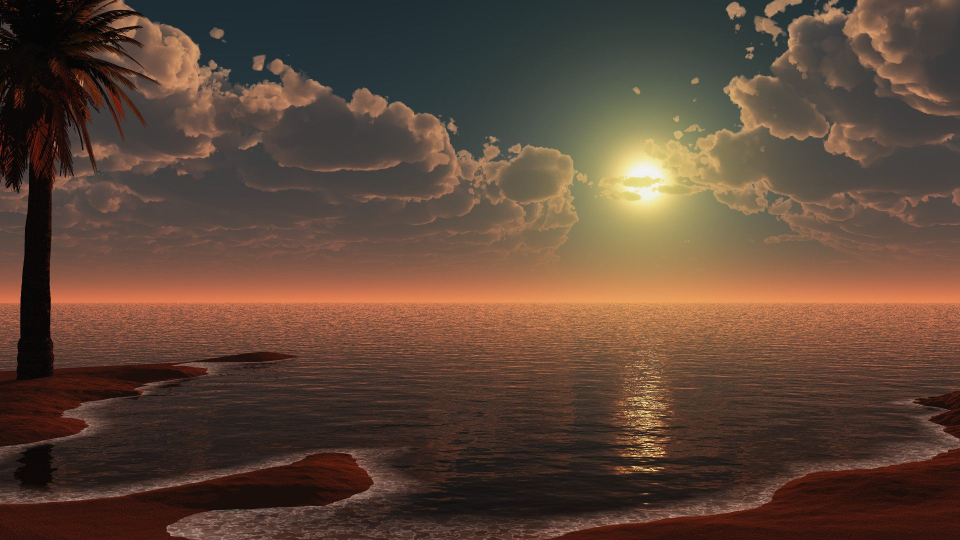
#> input picture img/1.jpg, 1920 x 1080 px (shown at 1/2 size)
$ python 5.py
#> lines starting #> are read from the running program, lines starting #| are printed output that depends on the picture
#  Transformações Geométricas: Rotação, Translação, Transformação de Perspectiva (Homografia), Correção de Distorção.

import cv2
import numpy as np

# Carregar a imagem
imagem = cv2.imread('./img/1.jpg')
#> imagem is the input picture: shape (1080, 1920, 3); mean B, G, R 56.1, 70.2, 93.4
altura, largura = imagem.shape[:2] # Obtém a altura e a largura da imagem
#> altura = 1080; largura = 1920

imagem_redimensionada = cv2.resize(imagem, (500, 500))
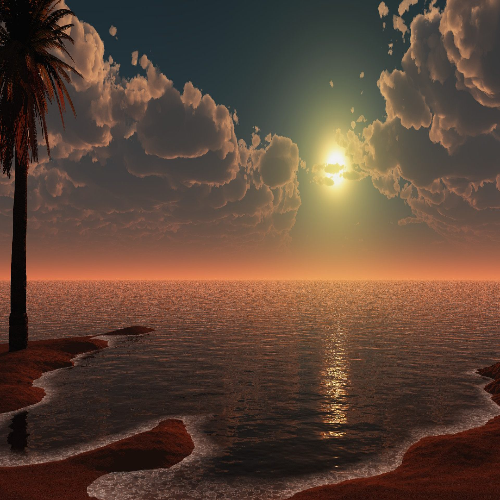
#> imagem_redimensionada: shape (500, 500, 3); mean B, G, R 56, 70.1, 93.3

# 1. Rotação
def rotacionar_imagem(imagem, angulo):
#> called with angulo = 60
    centro = (largura // 5, altura // 5)  # Calcula o centro da imagem para rotação
#> centro = (384, 216)
    # O centro é definido como 1/5 da largura e altura da imagem

    matriz_rotacao = cv2.getRotationMatrix2D(centro, angulo, 1.0)  # Cria a matriz de rotação com o centro especificado, ângulo e fator de escala. O fator de escala (1.0) indica que a imagem não será redimensionada durante a rotação

    # Aplica a transformação de rotação à imagem
    imagem_rotacionada = cv2.warpAffine(imagem, matriz_rotacao, (largura, altura))
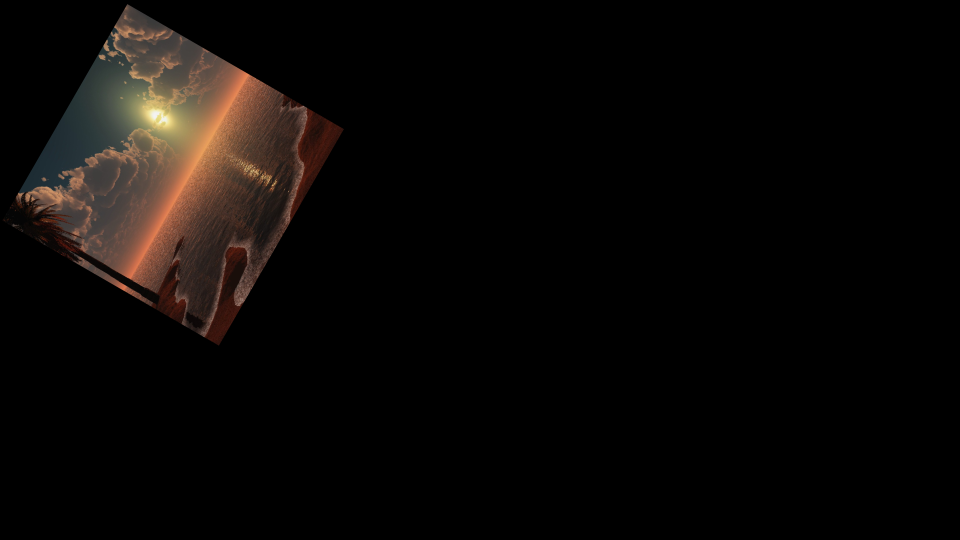
#> imagem_rotacionada: shape (1080, 1920, 3) (shown at 1/2 size); mean B, G, R 6.7, 8.5, 11.3

    return imagem_rotacionada

imagem_rotacionada = rotacionar_imagem(imagem_redimensionada, 60)
cv2.imshow('Imagem Rotacionada', imagem_rotacionada)
cv2.waitKey(0)
cv2.destroyAllWindows()

# 2. Translação
def transladar_imagem(imagem, deslocamento_x, deslocamento_y):

    # Cria a matriz de translação usando um array 2D
    # A matriz é definida como:
    # [[1, 0, deslocamento_x],  # Coluna 1: Fator de escala em x (1), sem rotação (0), e deslocamento em x
    #  [0, 1, deslocamento_y]]  # Coluna 2: Fator de escala em y (1), sem rotação (0), e deslocamento em y
    # 'deslocamento_x' e 'deslocamento_y' definem quantos pixels a imagem será movida
#> called with deslocamento_x = 500, deslocamento_y = 50
    matriz_translacao = np.float32([[1, 0, deslocamento_x], [0, 1, deslocamento_y]])

    # Aplica a transformação de translação à imagem
    # cv2.warpAffine recebe a imagem original, a matriz de translação e as dimensões da imagem (largura, altura)
    imagem_transladada = cv2.warpAffine(imagem, matriz_translacao, (largura, altura))
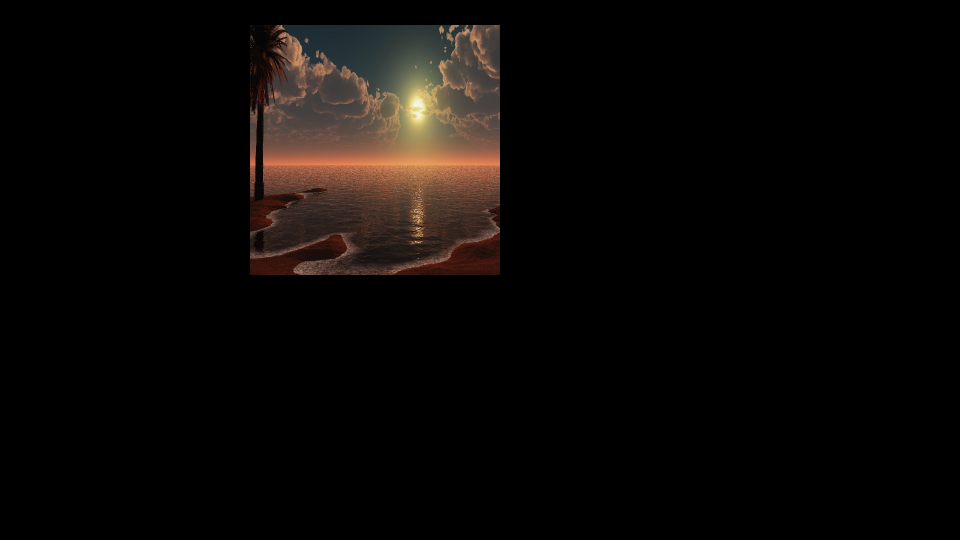
#> imagem_transladada: shape (1080, 1920, 3) (shown at 1/2 size); mean B, G, R 6.7, 8.5, 11.3

    return imagem_transladada

imagem_transladada = transladar_imagem(imagem_redimensionada, 500, 50)
cv2.imshow('Imagem Transladada', imagem_transladada)
cv2.waitKey(0)
cv2.destroyAllWindows()

# 3. Transformação de Perspectiva (Homografia)
def transformar_perspectiva(imagem):
    # Define os pontos originais na imagem
    # Cada ponto é representado por suas coordenadas (x, y) em uma lista de quatro pontos
    # [50, 50]: canto superior esquerdo
    # [200, 50]: canto superior direito
    # [50, 200]: canto inferior esquerdo
    # [200, 200]: canto inferior direito
    pontos_originais = np.float32([[50, 50], [200, 50], [50, 200], [200, 200]])

    # Define os pontos finais para a transformação de perspectiva
    # Esses pontos correspondem a onde os pontos originais devem ser mapeados
    # [10, 100]: novo ponto para o canto superior esquerdo
    # [180, 50]: novo ponto para o canto superior direito
    # [100, 250]: novo ponto para o canto inferior esquerdo
    # [200, 200]: mantém o canto inferior direito inalterado
    pontos_finais = np.float32([[10, 100], [180, 50], [100, 250], [200, 200]])

    # Cria a matriz de homografia que descreve a transformação de perspectiva
    # A matriz é calculada usando os pontos originais e finais
    matriz_homografia = cv2.getPerspectiveTransform(pontos_originais, pontos_finais)

    # Aplica a transformação de perspectiva à imagem
    # cv2.warpPerspective recebe a imagem original, a matriz de homografia e as dimensões da imagem (largura, altura)
    imagem_perspectiva = cv2.warpPerspective(imagem, matriz_homografia, (largura, altura))
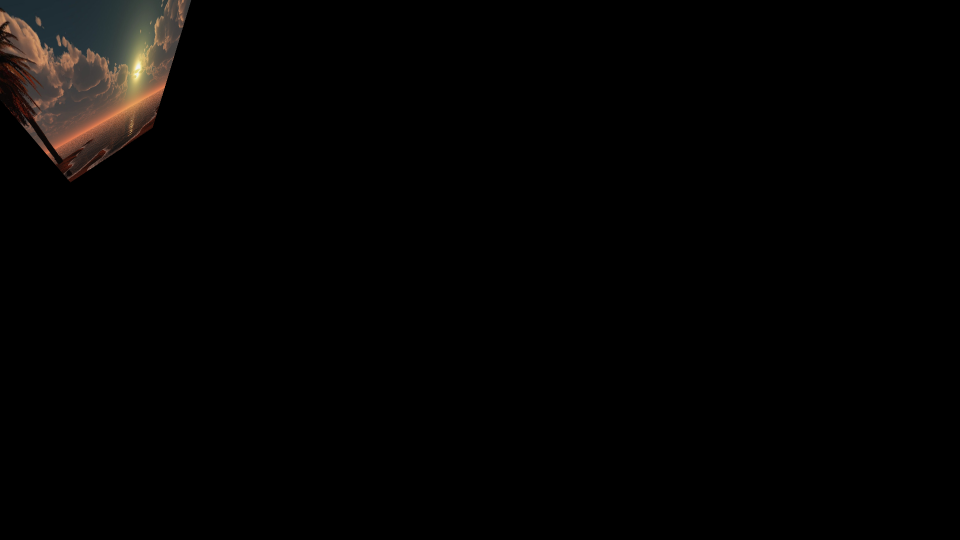
#> imagem_perspectiva: shape (1080, 1920, 3) (shown at 1/2 size); mean B, G, R 2.9, 3.5, 4.2

    return imagem_perspectiva

imagem_perspectiva = transformar_perspectiva(imagem_redimensionada)
cv2.imshow('Transformação de Perspectiva', imagem_perspectiva)
cv2.waitKey(0)
cv2.destroyAllWindows()

# 4. Correção de Distorção (simulação simples)
def corrigir_distorcao(imagem):
    # Simulação de matriz de calibração da câmera
    # A matriz é composta pelos seguintes elementos:
    # fx: Fator de escala em x (1000) - afeta a largura da imagem
    # fy: Fator de escala em y (1000) - afeta a altura da imagem
    # cx: Coordenada x do centro da imagem (largura // 2) - coloca o centro no meio da imagem
    # cy: Coordenada y do centro da imagem (altura // 2) - coloca o centro no meio da imagem
    # A matriz é um array 3x3 que é usado para modelar a câmera
    matriz_camera = np.array([[1000, 0, largura // 2], [0, 1000, altura // 2], [0, 0, 1]])

    # Coeficientes de distorção da lente
    # Exemplo simplificado com:
    # -0.2: coeficiente de distorção radial que corrige a distorção de barril
    # 0.1: coeficiente de distorção que pode corrigir a distorção de pinça
    # Os dois zeros são para outros coeficientes que não estão sendo usados
    coef_distorcao = np.array([[-0.2, 0.1, 0, 0]])

    # Aplica a correção de distorção à imagem
    # cv2.undistort recebe a imagem original, a matriz de calibração da câmera e os coeficientes de distorção
    imagem_corrigida = cv2.undistort(imagem, matriz_camera, coef_distorcao)
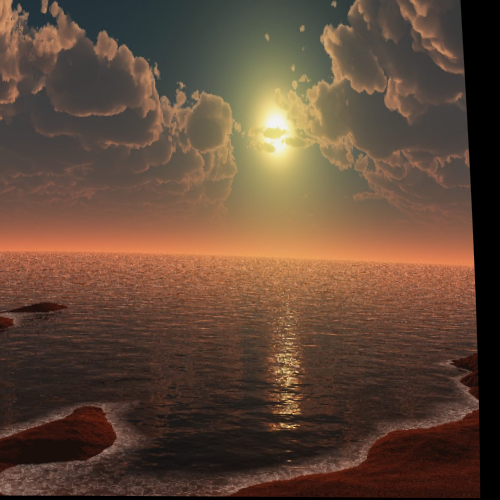
#> imagem_corrigida: shape (500, 500, 3); mean B, G, R 56.5, 72.8, 97
    return imagem_corrigida


imagem_corrigida = corrigir_distorcao(imagem_redimensionada)
cv2.imshow('Correção de Distorção', imagem_corrigida)
cv2.waitKey(0)
cv2.destroyAllWindows()

$ run again, with img/cachorro.jpg copied over img/1.jpg
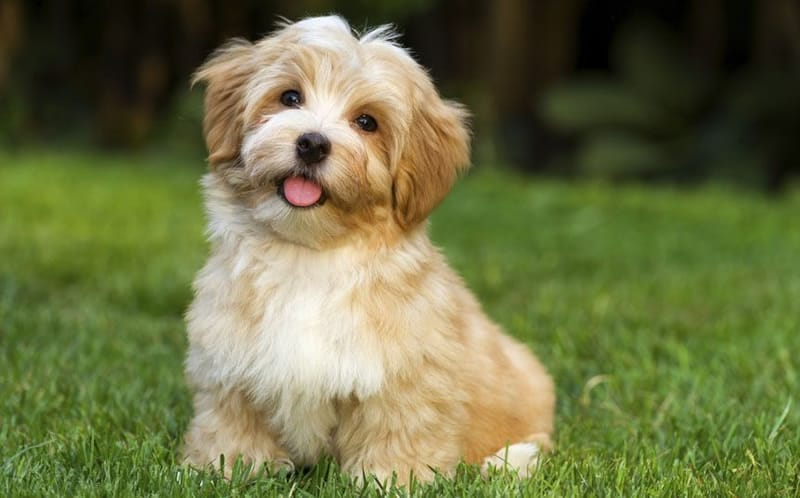
#> input picture img/cachorro.jpg, 800 x 498 px
#> imagem is the input picture: shape (498, 800, 3); mean B, G, R 68.1, 113.3, 108.4
#> in transformar_perspectiva, `imagem_perspectiva = cv2.warpPerspective(imagem, matriz_homografia, (l..`:
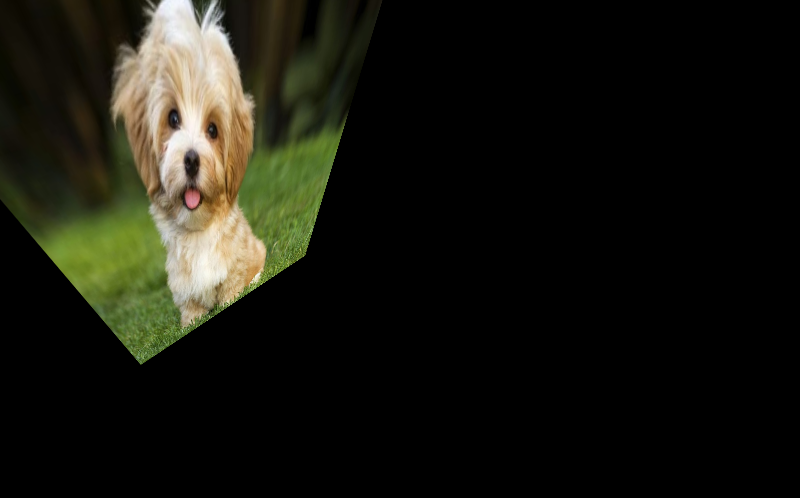
#> imagem_perspectiva: shape (498, 800, 3); mean B, G, R 15.5, 23.7, 23.8
#> in corrigir_distorcao, `imagem_corrigida = cv2.undistort(imagem, matriz_camera, coef_distorcao)`:
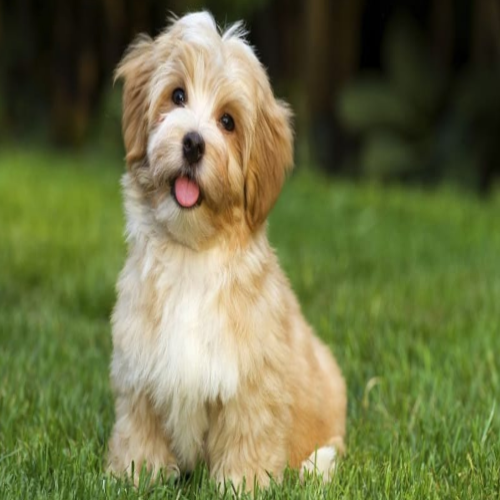
#> imagem_corrigida: shape (500, 500, 3); mean B, G, R 69.4, 114.3, 109.8
